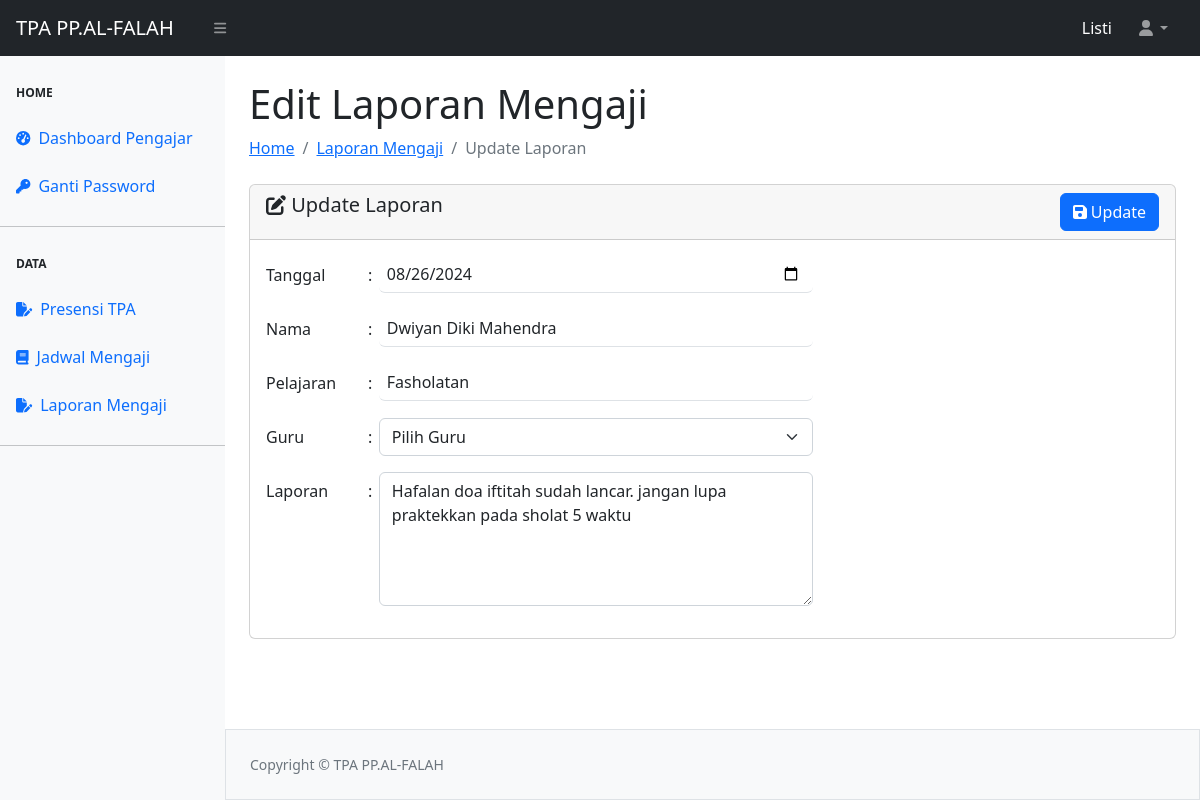
/laporan/update-laporan-guru.php?id=26 (signed in), run on the app's committed database.
### tables this page shows
CREATE TABLE `tbl_laporan_mengaji` (
  `id` int(11) NOT NULL,
  `tanggal` date NOT NULL,
  `nama` varchar(100) NOT NULL,
  `pelajaran` varchar(100) NOT NULL,
  `guru` varchar(100) NOT NULL,
  `laporan` text NOT NULL,
  `santri_id` int(11) DEFAULT NULL
);

### laporan/update-laporan-guru.php (the view, shortened to what this page needs)
<?php
require_once "../config.php";
require_once "../template/header.php";
require_once "../template/navbar.php";
require_once "../template/sidebarguru.php";
$id = intval($_GET['id']);
$queryLaporan = mysqli_query($koneksi, "SELECT * FROM tbl_laporan_mengaji WHERE id = $id");
$data = mysqli_fetch_array($queryLaporan);
?>
<div id="layoutSidenav_content">
    <main>
        <div class="container-fluid px-4">
            <h1 class="mt-4">Edit Laporan Mengaji</h1>
            <ol class="breadcrumb mb-4">
                <li class="breadcrumb-item"><a href="../guru_dashboard.php">Home</a></li>
                <li class="breadcrumb-item"><a href="laporan-guru.php">Laporan Mengaji</a></li>
                <li class="breadcrumb-item active">Update Laporan</li>
            </ol>
            <form action="proses-laporan.php" method="POST">
                <div class="card">
                    <div class="card-header">
                        <span class="h5 my-2"><i class="fa-solid fa-pen-to-square"></i> Update Laporan</span>
                        <button type="submit" name="update" class="btn btn-primary float-end"><i class="fa-solid fa-floppy-disk"></i> Update</button>
                    </div>
                    <div class="card-body">
                        <div class="row">
                            <div class="col-8">
                                <div class="mb-3 row">
                                    <label for="tanggal" class="col-sm-2 col-form-label">Tanggal</label>
                                    <label for="tanggal" class="col-sm-1 col-form-label">:</label>
                                    <div class="col-sm-9" style="margin-left: -40px">
                                        <input type="date" name="tanggal" id="tanggal" class="form-control ps-2 border-0 border-bottom" value="<?= htmlspecialchars($data['tanggal']) ?>" required>
                                    </div>
                                </div>
                                <div class="mb-3 row">
                                    <label for="nama" class="col-sm-2 col-form-label">Nama</label>
                                    <label for="nama" class="col-sm-1 col-form-label">:</label>
                                    <div class="col-sm-9" style="margin-left: -40px">
                                        <input type="text" name="nama" id="nama" class="form-control ps-2 border-0 border-bottom" value="<?= htmlspecialchars($data['nama']) ?>" required>
                                    </div>
                                </div>
                                <div class="mb-3 row">
                                    <label for="pelajaran" class="col-sm-2 col-form-label">Pelajaran</label>
                                    <label for="pelajaran" class="col-sm-1 col-form-label">:</label>
                                    <div class="col-sm-9" style="margin-left: -40px">
                                        <input type="text" name="pelajaran" id="pelajaran" class="form-control ps-2 border-0 border-bottom" value="<?= htmlspecialchars($data['pelajaran']) ?>" required>
                                    </div>
                                </div>
                                <div class="mb-3 row">
    <label for="guru" class="col-sm-2 col-form-label">Guru</label>
    <label for="guru" class="col-sm-1 col-form-label">:</label>
    <div class="col-sm-9" style="margin-left: -40px">
    <select name="guru" id="guru" class="form-select" required>
                                <option value="">Pilih Guru</option>
                            </select>
                        </div>
    </div>
                               <div class="mb-3 row">
                                    <label for="laporan" class="col-sm-2 col-form-label">Laporan</label>
                                    <label for="laporan" class="col-sm-1 col-form-label">:</label>
                                    <div class="col-sm-9" style="margin-left: -40px">
                                        <textarea name="laporan" id="laporan" rows="5" class="form-control" required><?= htmlspecialchars($data['laporan']) ?></textarea>
                                    </div>
                                </div>
                            </div>
                            <div class="col-4"></div>
                        </div>
                    </div>
                </div>
            </form>
        </div>
    </main>
<?php
require_once "../template/footer.php";
?>

### data on the page
tbl_laporan_mengaji: tanggal "08/26/2024", nama "Dwiyan Diki Mahendra", pelajaran "Fasholatan", laporan "Hafalan doa iftitah sudah lancar. jangan lupa praktekkan pada sholat 5 waktu"

### other printed values
$_SESSION['ssUser'] "Listi"
